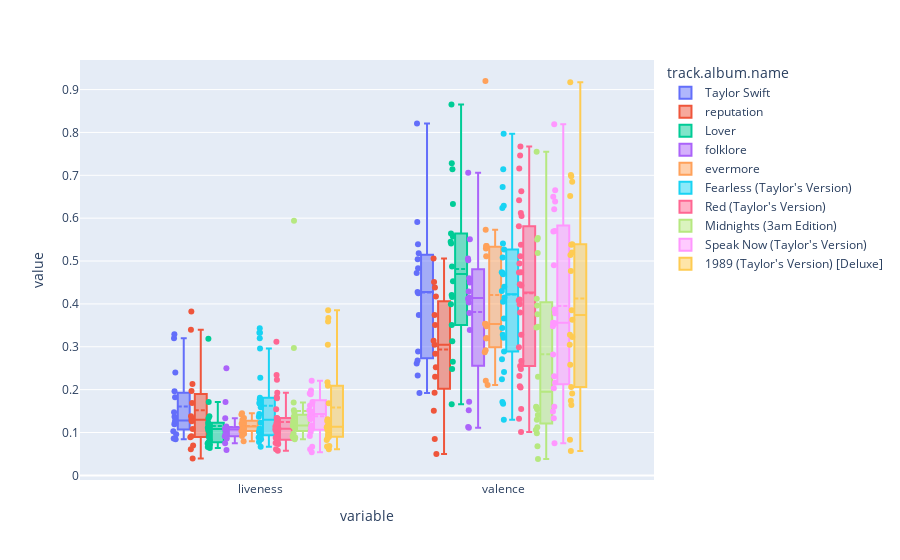

Notebook source saved alongside this figure:
### Code cell
fig = px.box(new_df, y=['liveness', 'valence'],
             color='track.album.name', hover_name='track.name', points='all')
fig.update_traces(boxmean=True)
fig

### Figure 1 — Plotly figure (JSON) as saved in the notebook; plotly's stock layout.template omitted (floating-point values rounded to 4 significant figures)
{"data": [{"alignmentgroup": "True", "boxmean": true, "boxpoints": "all", "hovertemplate": "<b>%{hovertext}</b><br><br>track.album.name=Taylor Swift<br>variable=%{x}<br>value=%{y}<extra></extra>", "hovertext": ["Tim McGraw", "Picture To Burn", "Teardrops On My Guitar - Radio Single Remix", "A Place in this World", "Cold As You", "The Outside", "Tied Together with a Smile", "Stay Beautiful", "Should've Said No", "Mary's Song (Oh My My My)", "Our Song", "I'm Only Me When I'm With You", "Invisible", "A Perfectly Good Heart", "Teardrops on My Guitar - Pop Version", "Tim McGraw", "Picture To Burn", "Teardrops On My Guitar - Radio Single Remix", "A Place in this World", "Cold As You", "The Outside", "Tied Together with a Smile", "Stay Beautiful", "Should've Said No", "Mary's Song (Oh My My My)", "Our Song", "I'm Only Me When I'm With You", "Invisible", "A Perfectly Good Heart", "Teardrops on My Guitar - Pop Version"], "legendgroup": "Taylor Swift", "marker": {"color": "#636efa"}, "name": "Taylor Swift", "notched": false, "offsetgroup": "Taylor Swift", "orientation": "v", "showlegend": true, "type": "box", "x": ["liveness", "liveness", "liveness", "liveness", "liveness", "liveness", "liveness", "liveness", "liveness", "liveness", "liveness", "liveness", "liveness", "liveness", "liveness", "valence", "valence", "valence", "valence", "valence", "valence", "valence", "valence", "valence", "valence", "valence", "valence", "valence", "valence", "valence"], "x0": " ", "xaxis": "x", "y": [0.121, 0.0962, 0.119, 0.32, 0.123, 0.24, 0.0841, 0.137, 0.196, 0.182, 0.329, 0.103, 0.147, 0.128, 0.0863, 0.425, 0.821, 0.289, 0.428, 0.261, 0.591, 0.192, 0.504, 0.472, 0.374, 0.539, 0.518, 0.233, 0.268, 0.483], "y0": " ", "yaxis": "y"}, {"alignmentgroup": "True", "boxmean": true, "boxpoints": "all", "hovertemplate": "<b>%{hovertext}</b><br><br>track.album.name=reputation<br>variable=%{x}<br>value=%{y}<extra></extra>", "hovertext": ["...Ready For It?", "End Game", "I Did Something Bad", "Don’t Blame Me", "Delicate", "Look What You Made Me Do", "So It Goes...", "Gorgeous", "Getaway Car", "King Of My Heart", "Dancing With Our Hands Tied", "Dress", "This Is Why We Can't Have Nice Things", "Call It What You Want", "New Year’s Day", "...Ready For It?", "End Game", "I Did Something Bad", "Don’t Blame Me", "Delicate", "Look What You Made Me Do", "So It Goes...", "Gorgeous", "Getaway Car", "King Of My Heart", "Dancing With Our Hands Tied", "Dress", "This Is Why We Can't Have Nice Things", "Call It What You Want", "New Year’s Day"], "legendgroup": "reputation", "marker": {"color": "#EF553B"}, "name": "reputation", "notched": false, "offsetgroup": "reputation", "orientation": "v", "showlegend": true, "type": "box", "x": ["liveness", "liveness", "liveness", "liveness", "liveness", "liveness", "liveness", "liveness", "liveness", "liveness", "liveness", "liveness", "liveness", "liveness", "liveness", "valence", "valence", "valence", "valence", "valence", "valence", "valence", "valence", "valence", "valence", "valence", "valence", "valence", "valence", "valence"], "x0": " ", "xaxis": "x", "y": [0.197, 0.108, 0.0696, 0.0607, 0.0911, 0.126, 0.13, 0.213, 0.0888, 0.0391, 0.138, 0.169, 0.382, 0.34, 0.13, 0.417, 0.151, 0.305, 0.193, 0.0499, 0.506, 0.374, 0.451, 0.351, 0.314, 0.284, 0.0851, 0.438, 0.252, 0.23], "y0": " ", "yaxis": "y"}, {"alignmentgroup": "True", "boxmean": true, "boxpoints": "all", "hovertemplate": "<b>%{hovertext}</b><br><br>track.album.name=Lover<br>variable=%{x}<br>value=%{y}<extra></extra>", "hovertext": ["I Forgot That You Existed", "Cruel Summer", "Lover", "The Man", "The Archer", "I Think He Knows", "Miss Americana & The Heartbreak Prince", "Paper Rings", "Cornelia Street", "Death By A Thousand Cuts", "London Boy", "Soon You’ll Get Better (feat. The Chicks)", "False God", "You Need To Calm Down", "Afterglow", "ME! (feat. Brendon Urie of Panic! At The Disco)", "It’s Nice To Have A Friend", "Daylight", "I Forgot That You Existed", "Cruel Summer", "Lover", "The Man", "The Archer", "I Think He Knows", "Miss Americana & The Heartbreak Prince", "Paper Rings", "Cornelia Street", "Death By A Thousand Cuts", "London Boy", "Soon You’ll Get Better (feat. The Chicks)", "False God", "You Need To Calm Down", "Afterglow", "ME! (feat. Brendon Urie of Panic! At The Disco)", "It’s Nice To Have A Friend", "Daylight"], "legendgroup": "Lover", "marker": {"color": "#00cc96"}, "name": "Lover", "notched": false, "offsetgroup": "Lover", "orientation": "v", "showlegend": true, "type": "box", "x": ["liveness", "liveness", "liveness", "liveness", "liveness", "liveness", "liveness", "liveness", "liveness", "liveness", "liveness", "liveness", "liveness", "liveness", "liveness", "liveness", "liveness", "liveness", "valence", "valence", "valence", "valence", "valence", "valence", "valence", "valence", "valence", "valence", "valence", "valence", "valence", "valence", "valence", "valence", "valence", "valence"], "x0": " ", "xaxis": "x", "y": [0.0812, 0.105, 0.118, 0.0901, 0.0663, 0.0715, 0.138, 0.0742, 0.1, 0.319, 0.133, 0.123, 0.111, 0.0637, 0.114, 0.118, 0.171, 0.0772, 0.541, 0.564, 0.453, 0.633, 0.166, 0.416, 0.487, 0.865, 0.248, 0.313, 0.557, 0.421, 0.351, 0.714, 0.399, 0.728, 0.545, 0.265], "y0": " ", "yaxis": "y"}, {"alignmentgroup": "True", "boxmean": true, "boxpoints": "all", "hovertemplate": "<b>%{hovertext}</b><br><br>track.album.name=folklore<br>variable=%{x}<br>value=%{y}<extra></extra>", "hovertext": ["the 1", "cardigan", "the last great american dynasty", "exile (feat. Bon Iver)", "my tears ricochet", "mirrorball", "seven", "august", "this is me trying", "illicit affairs", "invisible string", "mad woman", "epiphany", "betty", "peace", "hoax", "the 1", "cardigan", "the last great american dynasty", "exile (feat. Bon Iver)", "my tears ricochet", "mirrorball", "seven", "august", "this is me trying", "illicit affairs", "invisible string", "mad woman", "epiphany", "betty", "peace", "hoax"], "legendgroup": "folklore", "marker": {"color": "#ab63fa"}, "name": "folklore", "notched": false, "offsetgroup": "folklore", "orientation": "v", "showlegend": true, "type": "box", "x": ["liveness", "liveness", "liveness", "liveness", "liveness", "liveness", "liveness", "liveness", "liveness", "liveness", "liveness", "liveness", "liveness", "liveness", "liveness", "liveness", "valence", "valence", "valence", "valence", "valence", "valence", "valence", "valence", "valence", "valence", "valence", "valence", "valence", "valence", "valence", "valence"], "x0": " ", "xaxis": "x", "y": [0.108, 0.25, 0.109, 0.11, 0.0749, 0.0594, 0.091, 0.0925, 0.171, 0.106, 0.108, 0.114, 0.0858, 0.0976, 0.0918, 0.133, 0.172, 0.551, 0.706, 0.152, 0.111, 0.379, 0.415, 0.403, 0.412, 0.46, 0.45, 0.506, 0.113, 0.502, 0.339, 0.429], "y0": " ", "yaxis": "y"}, {"alignmentgroup": "True", "boxmean": true, "boxpoints": "all", "hovertemplate": "<b>%{hovertext}</b><br><br>track.album.name=evermore<br>variable=%{x}<br>value=%{y}<extra></extra>", "hovertext": ["willow", "champagne problems", "gold rush", "‘tis the damn season", "tolerate it", "no body, no crime (feat. HAIM)", "happiness", "dorothea", "coney island (feat. The National)", "ivy", "cowboy like me", "long story short", "marjorie", "closure", "evermore (feat. Bon Iver)", "willow", "champagne problems", "gold rush", "‘tis the damn season", "tolerate it", "no body, no crime (feat. HAIM)", "happiness", "dorothea", "coney island (feat. The National)", "ivy", "cowboy like me", "long story short", "marjorie", "closure", "evermore (feat. Bon Iver)"], "legendgroup": "evermore", "marker": {"color": "#FFA15A"}, "name": "evermore", "notched": false, "offsetgroup": "evermore", "orientation": "v", "showlegend": true, "type": "box", "x": ["liveness", "liveness", "liveness", "liveness", "liveness", "liveness", "liveness", "liveness", "liveness", "liveness", "liveness", "liveness", "liveness", "liveness", "liveness", "valence", "valence", "valence", "valence", "valence", "valence", "valence", "valence", "valence", "valence", "valence", "valence", "valence", "valence", "valence"], "x0": " ", "xaxis": "x", "y": [0.145, 0.113, 0.121, 0.105, 0.0797, 0.103, 0.114, 0.129, 0.142, 0.0921, 0.123, 0.0972, 0.115, 0.134, 0.111, 0.529, 0.32, 0.353, 0.348, 0.221, 0.535, 0.211, 0.354, 0.292, 0.535, 0.511, 0.573, 0.287, 0.92, 0.32], "y0": " ", "yaxis": "y"}, {"alignmentgroup": "True", "boxmean": true, "boxpoints": "all", "hovertemplate": "<b>%{hovertext}</b><br><br>track.album.name=Fearless (Taylor's Version)<br>variable=%{x}<br>value=%{y}<extra></extra>", "hovertext": ["Fearless (Taylor’s Version)", "Fifteen (Taylor’s Version)", "Love Story (Taylor’s Version)", "Hey Stephen (Taylor’s Version)", "White Horse (Taylor’s Version)", "You Belong With Me (Taylor’s Version)", "Breathe (feat. Colbie Caillat) (Taylor’s Version)", "Tell Me Why (Taylor’s Version)", "You’re Not Sorry (Taylor’s Version)", "The Way I Loved You (Taylor’s Version)", "Forever & Always (Taylor’s Version)", "The Best Day (Taylor’s Version)", "Change (Taylor’s Version)", "Jump Then Fall (Taylor’s Version)", "Untouchable (Taylor’s Version)", "Forever & Always (Piano Version) (Taylor’s Version)", "Come In With The Rain (Taylor’s Version)", "Superstar (Taylor’s Version)", "The Other Side Of The Door (Taylor’s Version)", "Today Was A Fairytale (Taylor’s Version)", "You All Over Me (feat. Maren Morris) (Taylor’s Version) (From The Vault)", "Mr. Perfectly Fine (Taylor’s Version) (From The Vault)", "We Were Happy (Taylor’s Version) (From The Vault)", "That’s When (feat. Keith Urban) (Taylor’s Version) (From The Vault)", "Don’t You (Taylor’s Version) (From The Vault)", "Bye Bye Baby (Taylor’s Version) (From The Vault)", "Fearless (Taylor’s Version)", "Fifteen (Taylor’s Version)", "Love Story (Taylor’s Version)", "Hey Stephen (Taylor’s Version)", "White Horse (Taylor’s Version)", "You Belong With Me (Taylor’s Version)", "Breathe (feat. Colbie Caillat) (Taylor’s Version)", "Tell Me Why (Taylor’s Version)", "You’re Not Sorry (Taylor’s Version)", "The Way I Loved You (Taylor’s Version)", "Forever & Always (Taylor’s Version)", "The Best Day (Taylor’s Version)", "Change (Taylor’s Version)", "Jump Then Fall (Taylor’s Version)", "Untouchable (Taylor’s Version)", "Forever & Always (Piano Version) (Taylor’s Version)", "Come In With The Rain (Taylor’s Version)", "Superstar (Taylor’s Version)", "The Other Side Of The Door (Taylor’s Version)", "Today Was A Fairytale (Taylor’s Version)", "You All Over Me (feat. Maren Morris) (Taylor’s Version) (From The Vault)", "Mr. Perfectly Fine (Taylor’s Version) (From The Vault)", "We Were Happy (Taylor’s Version) (From The Vault)", "That’s When (feat. Keith Urban) (Taylor’s Version) (From The Vault)", "Don’t You (Taylor’s Version) (From The Vault)", "Bye Bye Baby (Taylor’s Version) (From The Vault)"], "legendgroup": "Fearless (Taylor's Version)", "marker": {"color": "#19d3f3"}, "name": "Fearless (Taylor's Version)", "notched": false, "offsetgroup": "Fearless (Taylor's Version)", "orientation": "v", "showlegend": true, "type": "box", "x": ["liveness", "liveness", "liveness", "liveness", "liveness", "liveness", "liveness", "liveness", "liveness", "liveness", "liveness", "liveness", "liveness", "liveness", "liveness", "liveness", "liveness", "liveness", "liveness", "liveness", "liveness", "liveness", "liveness", "liveness", "liveness", "liveness", "valence", "valence", "valence", "valence", "valence", "valence", "valence", "valence", "valence", "valence", "valence", "valence", "valence", "valence", "valence", "valence", "valence", "valence", "valence", "valence", "valence", "valence", "valence", "valence", "valence", "valence"], "x0": " ", "xaxis": "x", "y": [0.333, 0.32, 0.0845, 0.0934, 0.177, 0.0885, 0.228, 0.333, 0.123, 0.108, 0.143, 0.159, 0.181, 0.0897, 0.169, 0.137, 0.102, 0.343, 0.167, 0.296, 0.101, 0.0667, 0.0779, 0.092, 0.109, 0.0995, 0.43, 0.289, 0.415, 0.797, 0.366, 0.474, 0.321, 0.541, 0.241, 0.472, 0.673, 0.469, 0.344, 0.624, 0.224, 0.271, 0.167, 0.171, 0.629, 0.328, 0.44, 0.714, 0.13, 0.508, 0.405, 0.527], "y0": " ", "yaxis": "y"}, {"alignmentgroup": "True", "boxmean": true, "boxpoints": "all", "hovertemplate": "<b>%{hovertext}</b><br><br>track.album.name=Red (Taylor's Version)<br>variable=%{x}<br>value=%{y}<extra></extra>", "hovertext": ["State Of Grace (Taylor's Version)", "Red (Taylor's Version)", "Treacherous (Taylor's Version)", "I Knew You Were Trouble (Taylor's Version)", "All Too Well (Taylor's Version)", "22 (Taylor's Version)", "I Almost Do (Taylor's Version)", "We Are Never Ever Getting Back Together (Taylor's Version)", "Stay Stay Stay (Taylor's Version)", "The Last Time (feat. Gary Lightbody of Snow Patrol) (Taylor’s Version)", "Holy Ground (Taylor's Version)", "Sad Beautiful Tragic (Taylor's Version)", "The Lucky One (Taylor's Version)", "Everything Has Changed (feat. Ed Sheeran) (Taylor’s Version)", "Starlight (Taylor's Version)", "Begin Again (Taylor's Version)", "The Moment I Knew (Taylor's Version)", "Come Back...Be Here (Taylor's Version)", "Girl At Home (Taylor's Version)", "State Of Grace (Acoustic Version) (Taylor's Version)", "Ronan (Taylor's Version)", "Better Man (Taylor's Version) (From The Vault)", "Nothing New (feat. Phoebe Bridgers) (Taylor’s Version) (From The Vault)", "Babe (Taylor's Version) (From The Vault)", "Message In A Bottle (Taylor's Version) (From The Vault)", "I Bet You Think About Me (feat. Chris Stapleton) (Taylor’s Version) (From The Vault)", "Forever Winter (Taylor's Version) (From The Vault)", "Run (feat. Ed Sheeran) (Taylor’s Version) (From The Vault)", "The Very First Night (Taylor's Version) (From The Vault)", "All Too Well (10 Minute Version) (Taylor's Version) (From The Vault)", "State Of Grace (Taylor's Version)", "Red (Taylor's Version)", "Treacherous (Taylor's Version)", "I Knew You Were Trouble (Taylor's Version)", "All Too Well (Taylor's Version)", "22 (Taylor's Version)", "I Almost Do (Taylor's Version)", "We Are Never Ever Getting Back Together (Taylor's Version)", "Stay Stay Stay (Taylor's Version)", "The Last Time (feat. Gary Lightbody of Snow Patrol) (Taylor’s Version)", "Holy Ground (Taylor's Version)", "Sad Beautiful Tragic (Taylor's Version)", "The Lucky One (Taylor's Version)", "Everything Has Changed (feat. Ed Sheeran) (Taylor’s Version)", "Starlight (Taylor's Version)", "Begin Again (Taylor's Version)", "The Moment I Knew (Taylor's Version)", "Come Back...Be Here (Taylor's Version)", "Girl At Home (Taylor's Version)", "State Of Grace (Acoustic Version) (Taylor's Version)", "Ronan (Taylor's Version)", "Better Man (Taylor's Version) (From The Vault)", "Nothing New (feat. Phoebe Bridgers) (Taylor’s Version) (From The Vault)", "Babe (Taylor's Version) (From The Vault)", "Message In A Bottle (Taylor's Version) (From The Vault)", "I Bet You Think About Me (feat. Chris Stapleton) (Taylor’s Version) (From The Vault)", "Forever Winter (Taylor's Version) (From The Vault)", "Run (feat. Ed Sheeran) (Taylor’s Version) (From The Vault)", "The Very First Night (Taylor's Version) (From The Vault)", "All Too Well (10 Minute Version) (Taylor's Version) (From The Vault)"], "legendgroup": "Red (Taylor's Version)", "marker": {"color": "#FF6692"}, "name": "Red (Taylor's Version)", "notched": false, "offsetgroup": "Red (Taylor's Version)", "orientation": "v", "showlegend": true, "type": "box", "x": ["liveness", "liveness", "liveness", "liveness", "liveness", "liveness", "liveness", "liveness", "liveness", "liveness", "liveness", "liveness", "liveness", "liveness", "liveness", "liveness", "liveness", "liveness", "liveness", "liveness", "liveness", "liveness", "liveness", "liveness", "liveness", "liveness", "liveness", "liveness", "liveness", "liveness", "valence", "valence", "valence", "valence", "valence", "valence", "valence", "valence", "valence", "valence", "valence", "valence", "valence", "valence", "valence", "valence", "valence", "valence", "valence", "valence", "valence", "valence", "valence", "valence", "valence", "valence", "valence", "valence", "valence", "valence"], "x0": " ", "xaxis": "x", "y": [0.114, 0.0761, 0.13, 0.0576, 0.234, 0.0753, 0.113, 0.0732, 0.0768, 0.0977, 0.109, 0.133, 0.0608, 0.223, 0.18, 0.132, 0.107, 0.0822, 0.101, 0.108, 0.193, 0.0877, 0.154, 0.121, 0.083, 0.183, 0.134, 0.312, 0.104, 0.088, 0.328, 0.408, 0.299, 0.767, 0.132, 0.642, 0.248, 0.716, 0.663, 0.155, 0.511, 0.232, 0.538, 0.474, 0.605, 0.267, 0.208, 0.399, 0.612, 0.101, 0.38, 0.255, 0.446, 0.746, 0.494, 0.473, 0.41, 0.443, 0.581, 0.205], "y0": " ", "yaxis": "y"}, {"alignmentgroup": "True", "boxmean": true, "boxpoints": "all", "hovertemplate": "<b>%{hovertext}</b><br><br>track.album.name=Midnights (3am Edition)<br>variable=%{x}<br>value=%{y}<extra></extra>", "hovertext": ["Lavender Haze", "Maroon", "Anti-Hero", "Snow On The Beach (feat. Lana Del Rey)", "You're On Your Own, Kid", "Midnight Rain", "Question...?", "Vigilante Shit", "Bejeweled", "Labyrinth", "Karma", "Sweet Nothing", "Mastermind", "The Great War", "Bigger Than The Whole Sky", "Paris", "High Infidelity", "Glitch", "Would've, Could've, Should've", "Dear Reader", "Lavender Haze", "Maroon", "Anti-Hero", "Snow On The Beach (feat. Lana Del Rey)", "You're On Your Own, Kid", "Midnight Rain", "Question...?", "Vigilante Shit", "Bejeweled", "Labyrinth", "Karma", "Sweet Nothing", "Mastermind", "The Great War", "Bigger Than The Whole Sky", "Paris", "High Infidelity", "Glitch", "Would've, Could've, Should've", "Dear Reader"], "legendgroup": "Midnights (3am Edition)", "marker": {"color": "#B6E880"}, "name": "Midnights (3am Edition)", "notched": false, "offsetgroup": "Midnights (3am Edition)", "orientation": "v", "showlegend": true, "type": "box", "x": ["liveness", "liveness", "liveness", "liveness", "liveness", "liveness", "liveness", "liveness", "liveness", "liveness", "liveness", "liveness", "liveness", "liveness", "liveness", "liveness", "liveness", "liveness", "liveness", "liveness", "valence", "valence", "valence", "valence", "valence", "valence", "valence", "valence", "valence", "valence", "valence", "valence", "valence", "valence", "valence", "valence", "valence", "valence", "valence", "valence"], "x0": " ", "xaxis": "x", "y": [0.17, 0.0976, 0.152, 0.116, 0.126, 0.115, 0.297, 0.121, 0.091, 0.124, 0.594, 0.115, 0.0884, 0.0842, 0.115, 0.137, 0.0885, 0.11, 0.146, 0.117, 0.0984, 0.0382, 0.519, 0.154, 0.376, 0.23, 0.112, 0.16, 0.412, 0.141, 0.106, 0.396, 0.13, 0.554, 0.068, 0.345, 0.755, 0.347, 0.55, 0.159], "y0": " ", "yaxis": "y"}, {"alignmentgroup": "True", "boxmean": true, "boxpoints": "all", "hovertemplate": "<b>%{hovertext}</b><br><br>track.album.name=Speak Now (Taylor's Version)<br>variable=%{x}<br>value=%{y}<extra></extra>", "hovertext": ["Mine (Taylor's Version)", "Sparks Fly (Taylor’s Version)", "Speak Now (Taylor's Version)", "Back To December (Taylor's Version)", "Dear John (Taylor's Version)", "Mean (Taylor's Version)", "The Story Of Us (Taylor's Version)", "Never Grow Up (Taylor's Version)", "Enchanted (Taylor's Version)", "Better Than Revenge (Taylor's Version)", "Innocent (Taylor's Version)", "Haunted (Taylor's Version)", "Last Kiss (Taylor's Version)", "Long Live (Taylor's Version)", "Ours (Taylor’s Version)", "Superman (Taylor’s Version)", "Electric Touch (feat. Fall Out Boy) (Taylor’s Version) (From The Vault)", "When Emma Falls in Love (Taylor’s Version) (From The Vault)", "I Can See You (Taylor’s Version) (From The Vault)", "Castles Crumbling (feat. Hayley Williams) (Taylor’s Version) (From The Vault)", "Timeless (Taylor’s Version) (From The Vault)", "Mine (Taylor's Version)", "Sparks Fly (Taylor’s Version)", "Speak Now (Taylor's Version)", "Back To December (Taylor's Version)", "Dear John (Taylor's Version)", "Mean (Taylor's Version)", "The Story Of Us (Taylor's Version)", "Never Grow Up (Taylor's Version)", "Enchanted (Taylor's Version)", "Better Than Revenge (Taylor's Version)", "Innocent (Taylor's Version)", "Haunted (Taylor's Version)", "Last Kiss (Taylor's Version)", "Long Live (Taylor's Version)", "Ours (Taylor’s Version)", "Superman (Taylor’s Version)", "Electric Touch (feat. Fall Out Boy) (Taylor’s Version) (From The Vault)", "When Emma Falls in Love (Taylor’s Version) (From The Vault)", "I Can See You (Taylor’s Version) (From The Vault)", "Castles Crumbling (feat. Hayley Williams) (Taylor’s Version) (From The Vault)", "Timeless (Taylor’s Version) (From The Vault)"], "legendgroup": "Speak Now (Taylor's Version)", "marker": {"color": "#FF97FF"}, "name": "Speak Now (Taylor's Version)", "notched": false, "offsetgroup": "Speak Now (Taylor's Version)", "orientation": "v", "showlegend": true, "type": "box", "x": ["liveness", "liveness", "liveness", "liveness", "liveness", "liveness", "liveness", "liveness", "liveness", "liveness", "liveness", "liveness", "liveness", "liveness", "liveness", "liveness", "liveness", "liveness", "liveness", "liveness", "liveness", "valence", "valence", "valence", "valence", "valence", "valence", "valence", "valence", "valence", "valence", "valence", "valence", "valence", "valence", "valence", "valence", "valence", "valence", "valence", "valence", "valence"], "x0": " ", "xaxis": "x", "y": [0.171, 0.131, 0.143, 0.117, 0.163, 0.192, 0.054, 0.198, 0.149, 0.191, 0.152, 0.221, 0.101, 0.189, 0.111, 0.108, 0.144, 0.138, 0.0608, 0.0668, 0.0916, 0.49, 0.387, 0.639, 0.203, 0.133, 0.621, 0.57, 0.569, 0.216, 0.665, 0.149, 0.355, 0.16, 0.0752, 0.348, 0.356, 0.282, 0.231, 0.819, 0.378, 0.65], "y0": " ", "yaxis": "y"}, {"alignmentgroup": "True", "boxmean": true, "boxpoints": "all", "hovertemplate": "<b>%{hovertext}</b><br><br>track.album.name=1989 (Taylor's Version) [Deluxe]<br>variable=%{x}<br>value=%{y}<extra></extra>", "hovertext": ["Welcome To New York (Taylor's Version)", "Blank Space (Taylor's Version)", "Style (Taylor's Version)", "Out Of The Woods (Taylor's Version)", "All You Had To Do Was Stay (Taylor's Version)", "Shake It Off (Taylor's Version)", "I Wish You Would (Taylor's Version)", "Bad Blood (Taylor's Version)", "Wildest Dreams (Taylor's Version)", "How You Get The Girl (Taylor's Version)", "This Love (Taylor’s Version)", "I Know Places (Taylor's Version)", "Clean (Taylor's Version)", "Wonderland (Taylor's Version)", "You Are In Love (Taylor's Version)", "New Romantics (Taylor's Version)", "\"Slut!\" (Taylor's Version) (From The Vault)", "Say Don't Go (Taylor's Version) (From The Vault)", "Now That We Don't Talk (Taylor's Version) (From The Vault)", "Suburban Legends (Taylor's Version) (From The Vault)", "Is It Over Now? (Taylor's Version) (From The Vault)", "Bad Blood (feat. Kendrick Lamar) (Taylor's Version)", "Welcome To New York (Taylor's Version)", "Blank Space (Taylor's Version)", "Style (Taylor's Version)", "Out Of The Woods (Taylor's Version)", "All You Had To Do Was Stay (Taylor's Version)", "Shake It Off (Taylor's Version)", "I Wish You Would (Taylor's Version)", "Bad Blood (Taylor's Version)", "Wildest Dreams (Taylor's Version)", "How You Get The Girl (Taylor's Version)", "This Love (Taylor’s Version)", "I Know Places (Taylor's Version)", "Clean (Taylor's Version)", "Wonderland (Taylor's Version)", "You Are In Love (Taylor's Version)", "New Romantics (Taylor's Version)", "\"Slut!\" (Taylor's Version) (From The Vault)", "Say Don't Go (Taylor's Version) (From The Vault)", "Now That We Don't Talk (Taylor's Version) (From The Vault)", "Suburban Legends (Taylor's Version) (From The Vault)", "Is It Over Now? (Taylor's Version) (From The Vault)", "Bad Blood (feat. Kendrick Lamar) (Taylor's Version)"], "legendgroup": "1989 (Taylor's Version) [Deluxe]", "marker": {"color": "#FECB52"}, "name": "1989 (Taylor's Version) [Deluxe]", "notched": false, "offsetgroup": "1989 (Taylor's Version) [Deluxe]", "orientation": "v", "showlegend": true, "type": "box", "x": ["liveness", "liveness", "liveness", "liveness", "liveness", "liveness", "liveness", "liveness", "liveness", "liveness", "liveness", "liveness", "liveness", "liveness", "liveness", "liveness", "liveness", "liveness", "liveness", "liveness", "liveness", "liveness", "valence", "valence", "valence", "valence", "valence", "valence", "valence", "valence", "valence", "valence", "valence", "valence", "valence", "valence", "valence", "valence", "valence", "valence", "valence", "valence", "valence", "valence"], "x0": " ", "xaxis": "x", "y": [0.367, 0.168, 0.0899, 0.385, 0.131, 0.359, 0.0687, 0.305, 0.112, 0.0939, 0.0673, 0.115, 0.0981, 0.209, 0.112, 0.0824, 0.0608, 0.127, 0.0874, 0.105, 0.122, 0.217, 0.685, 0.701, 0.305, 0.206, 0.52, 0.917, 0.539, 0.363, 0.514, 0.538, 0.0567, 0.652, 0.258, 0.385, 0.477, 0.698, 0.328, 0.164, 0.0831, 0.323, 0.191, 0.174], "y0": " ", "yaxis": "y"}], "layout": {"boxmode": "group", "legend": {"title": {"text": "track.album.name"}, "tracegroupgap": 0}, "margin": {"t": 60}, "xaxis": {"anchor": "y", "domain": [0, 1], "title": {"text": "variable"}}, "yaxis": {"anchor": "x", "domain": [0, 1], "title": {"text": "value"}}}}
